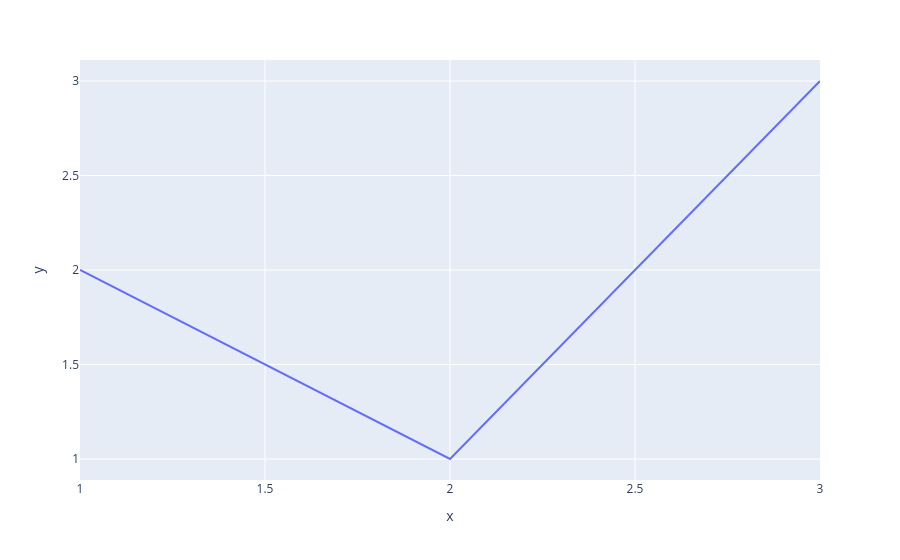

The notebook cell saved with this chart:
### Markdown cell above
line chart.

### Code cell
import plotly.express as px
a=[1,2,3]
b=[2,1,3]
fig=px.line(x=a,y=b)
fig.show()

### Figure 1 — Plotly figure (JSON) as saved in the notebook; plotly's stock layout.template omitted (floating-point values rounded to 4 significant figures)
{"data": [{"hovertemplate": "x=%{x}<br>y=%{y}<extra></extra>", "legendgroup": "", "line": {"color": "#636efa", "dash": "solid"}, "marker": {"symbol": "circle"}, "mode": "lines", "name": "", "orientation": "v", "showlegend": false, "type": "scatter", "x": [1, 2, 3], "xaxis": "x", "y": [2, 1, 3], "yaxis": "y"}], "layout": {"legend": {"tracegroupgap": 0}, "margin": {"t": 60}, "xaxis": {"anchor": "y", "domain": [0, 1], "title": {"text": "x"}}, "yaxis": {"anchor": "x", "domain": [0, 1], "title": {"text": "y"}}}}
